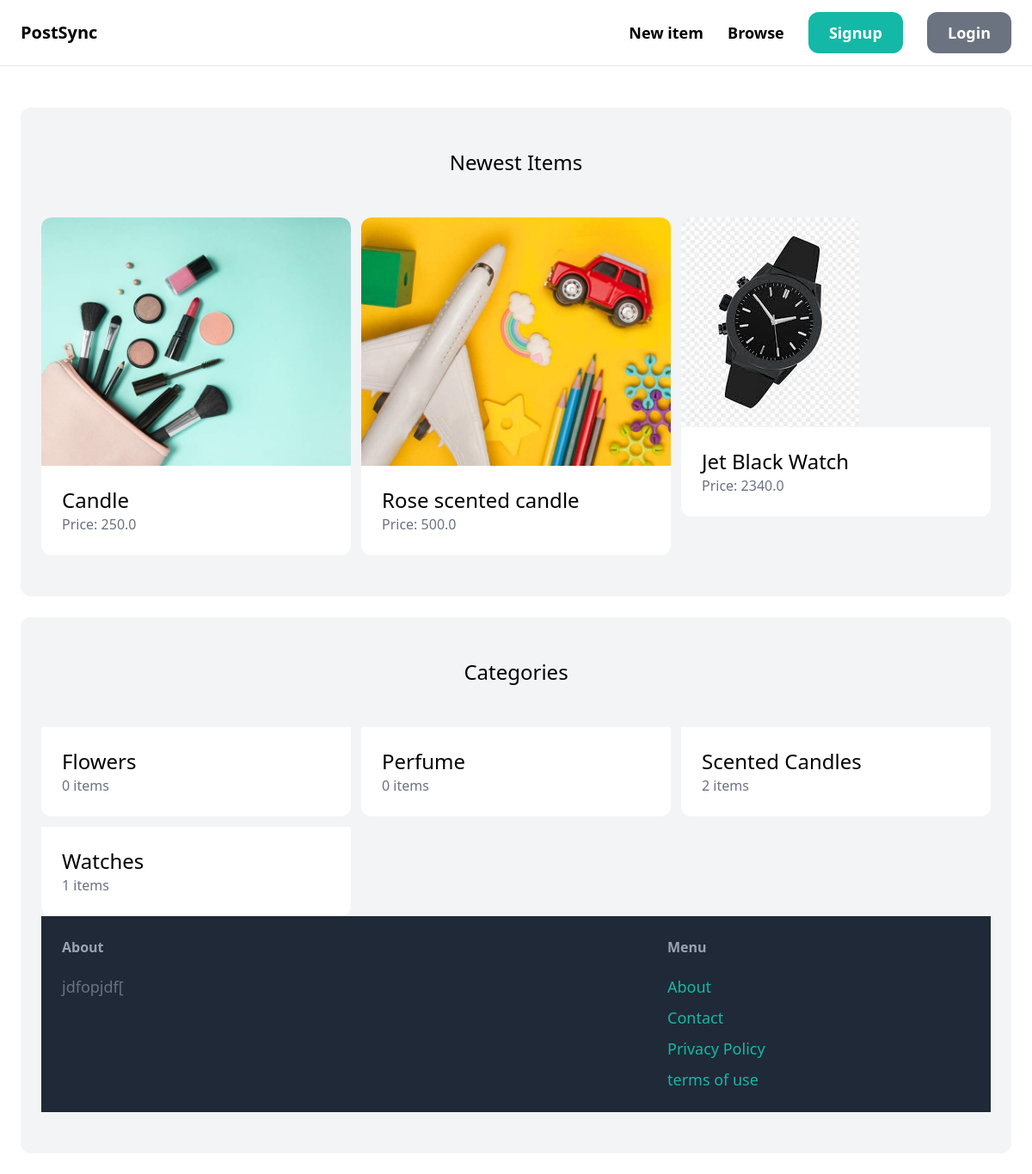
The page / on the database its author committed.
### item/models.py (models this page shows, shortened)
class Item(models.Model):
    category=models.ForeignKey(Category,related_name='items',on_delete=models.CASCADE)
    name=models.CharField(max_length=255)
    description=models.TextField(blank=True,null=True)
    price=models.FloatField()
    image=models.ImageField(upload_to='item_images',blank=True,null=True)
    is_sold=models.BooleanField(default=False)
    created_by=models.ForeignKey(User,related_name='items',on_delete=models.CASCADE)
    created_at=models.DateTimeField(auto_now_add=True)

class Category(models.Model):
    name = models.CharField(max_length=100)
    class Meta:
        ordering=('name',)
        verbose_name_plural='categories'

### core/views.py (the view)
# urls.py: path('', views.index, name='index'),
def index(request):
    items=Item.objects.filter(is_sold=False)[0:6]
    categories=Category.objects.all()
    return render(request, 'core/index.html',{
        'categories':categories,
        'items':items
    })

### core/templates/core/index.html (shortened to what this page needs)
{% extends 'core/base.html' %}
{% block content %}
    <div class="mt-6 px-6 py-12 bg-gray-100 rounded-xl">
        <h2 class="mb-12 text-2xl text-center">Newest Items</h2>
        <div class="grid grid-cols-3 gap-3">
            {% for item in items %}
            <div>
                <a href="{% url 'item:detail' item.id %}">
                    <div>
                        <img src="{{item.image.url}}" class="rounded-t-xl">
                    </div>
                    <div class="p-6 bg-white rounded-b-xl">
                        <h2 class="text-2xl">{{item.name}}</h2>
                        <p class="text-gray-500">Price: {{item.price}}</p>
                    </div>
                </a>
            </div>
            {% endfor %}
        </div>
    </div>
    <div class="mt-6 px-6 py-12 bg-gray-100 rounded-xl">
        <h2 class="mb-12 text-2xl text-center">Categories</h2>
        <div class="grid grid-cols-3 gap-3">
            {% for category in categories %}
            <div>
                <a href="#">
                    <div class="p-6 bg-white rounded-b-xl">
                        <h2 class="text-2xl">{{category.name}}</h2>
                        <p class="text-gray-500">{{category.items.count}} items</p>
                    </div>
                </a>
            </div>
            {% endfor %}
{% endblock %}

### rows shown on the page
Item: image (picture), name "Candle", price "250.0"
Item: image (picture), name "Rose scented candle", price "500.0"
Item: image (picture), name "Jet Black Watch", price "2340.0"
Category: name "Flowers", items.count "0"
Category: name "Perfume", items.count "0"
Category: name "Scented Candles", items.count "2"
Category: name "Watches", items.count "1"
